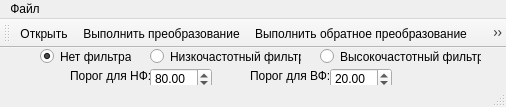
<?xml version="1.0" encoding="UTF-8"?>
<ui version="4.0">
 <class>MainWindow</class>
 <widget class="QMainWindow" name="MainWindow">
  <property name="geometry">
   <rect>
    <x>0</x>
    <y>0</y>
    <width>506</width>
    <height>107</height>
   </rect>
  </property>
  <property name="windowTitle">
   <string>Фурье преобразование</string>
  </property>
  <widget class="QWidget" name="centralWidget">
   <widget class="QRadioButton" name="rbNoFilter">
    <property name="geometry">
     <rect>
      <x>40</x>
      <y>0</y>
      <width>91</width>
      <height>17</height>
     </rect>
    </property>
    <property name="text">
     <string>Нет фильтра</string>
    </property>
    <property name="checked">
     <bool>true</bool>
    </property>
   </widget>
   <widget class="QRadioButton" name="rbLowFilter">
    <property name="geometry">
     <rect>
      <x>150</x>
      <y>0</y>
      <width>151</width>
      <height>17</height>
     </rect>
    </property>
    <property name="text">
     <string>Низкочастотный фильтр</string>
    </property>
   </widget>
   <widget class="QRadioButton" name="rbHighFilter">
    <property name="geometry">
     <rect>
      <x>320</x>
      <y>0</y>
      <width>161</width>
      <height>17</height>
     </rect>
    </property>
    <property name="text">
     <string>Высокочастотный фильтр</string>
    </property>
   </widget>
   <widget class="QLabel" name="label">
    <property name="geometry">
     <rect>
      <x>70</x>
      <y>20</y>
      <width>81</width>
      <height>16</height>
     </rect>
    </property>
    <property name="text">
     <string>Порог для НФ:</string>
    </property>
   </widget>
   <widget class="QLabel" name="label_2">
    <property name="geometry">
     <rect>
      <x>250</x>
      <y>20</y>
      <width>81</width>
      <height>16</height>
     </rect>
    </property>
    <property name="text">
     <string>Порог для ВФ:</string>
    </property>
   </widget>
   <widget class="QDoubleSpinBox" name="sbLow">
    <property name="geometry">
     <rect>
      <x>150</x>
      <y>20</y>
      <width>62</width>
      <height>22</height>
     </rect>
    </property>
    <property name="maximum">
     <double>199.990000000000009</double>
    </property>
    <property name="value">
     <double>80.000000000000000</double>
    </property>
   </widget>
   <widget class="QDoubleSpinBox" name="sbHigh">
    <property name="geometry">
     <rect>
      <x>330</x>
      <y>20</y>
      <width>62</width>
      <height>22</height>
     </rect>
    </property>
    <property name="maximum">
     <double>199.990000000000009</double>
    </property>
    <property name="value">
     <double>20.000000000000000</double>
    </property>
   </widget>
  </widget>
  <widget class="QMenuBar" name="menuBar">
   <property name="geometry">
    <rect>
     <x>0</x>
     <y>0</y>
     <width>506</width>
     <height>21</height>
    </rect>
   </property>
   <widget class="QMenu" name="menu">
    <property name="title">
     <string>Файл</string>
    </property>
    <addaction name="actionOpen"/>
    <addaction name="actionDo"/>
    <addaction name="actionSave"/>
   </widget>
   <addaction name="menu"/>
  </widget>
  <widget class="QToolBar" name="mainToolBar">
   <attribute name="toolBarArea">
    <enum>TopToolBarArea</enum>
   </attribute>
   <attribute name="toolBarBreak">
    <bool>false</bool>
   </attribute>
   <addaction name="actionOpen"/>
   <addaction name="actionDo"/>
   <addaction name="actionInvDo"/>
   <addaction name="actionSave"/>
  </widget>
  <widget class="QStatusBar" name="statusBar"/>
  <action name="actionOpen">
   <property name="text">
    <string>Открыть</string>
   </property>
  </action>
  <action name="actionDo">
   <property name="text">
    <string>Выполнить преобразование</string>
   </property>
  </action>
  <action name="actionSave">
   <property name="text">
    <string>Сохранить</string>
   </property>
  </action>
  <action name="actionInvDo">
   <property name="text">
    <string>Выполнить обратное преобразование</string>
   </property>
  </action>
 </widget>
 <layoutdefault spacing="6" margin="11"/>
 <resources/>
 <connections/>
</ui>
